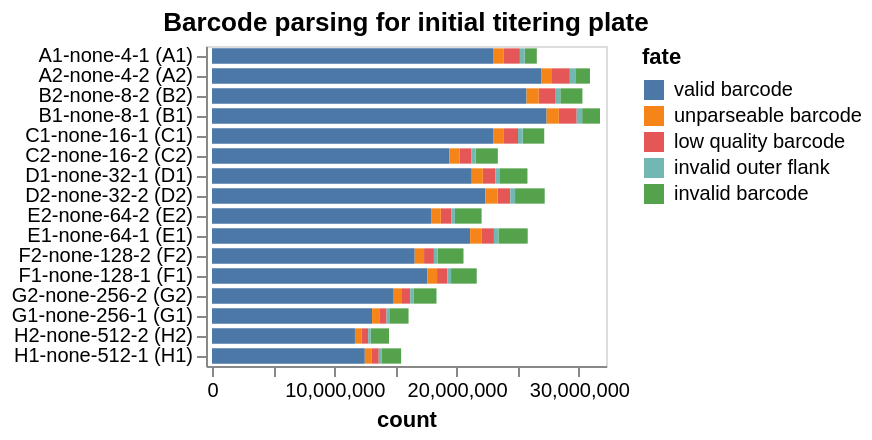

Source (notebook cell):
### Markdown cell above
## Statistics on barcode-parsing for each sample
Make interactive chart of the "fates" of the sequencing reads parsed for each sample on the plate.

If most sequencing reads are not "valid barcodes", this could potentially indicate some problem in the sequencing or barcode set you are parsing.

Potential fates are:
 - *valid barcode*: barcode that matches a known virus or neutralization standard, we hope most reads are this.
 - *invalid barcode*: a barcode with proper flanking sequences, but does not match a known virus or neutralization standard. If you  have a lot of reads of this type, it is probably a good idea to look at the invalid barcode CSVs (in the `./results/barcode_invalid/` subdirectory created by the pipeline) to see what these invalid barcodes are.
 - *unparseable barcode*: could not parse a barcode from this read as there was not a sequence of the correct length with the appropriate flanking sequence.
 - *low quality barcode*: low-quality or `N` nucleotides in barcode, could indicate problem with sequencing.
 - *failed chastity filter*: reads that failed the Illumina chastity filter, if these are reported in the FASTQ (they may not be).

Also, if the number of reads per sample is very uneven, that could indicate that you did not do a good job of balancing the different samples in the Illumina sequencing.

### Code cell
fates = (
    pd.concat([pd.read_csv(f).assign(well=f.strip(platedir).strip('_fates.csv')) for f, s in zip(fate_csvs, samples)])
    .merge(samples_df, validate="many_to_one", on="well")
    .assign(
        fate_counts=lambda x: x.groupby("fate")["count"].transform("sum"),
        sample_well=lambda x: x["sample"] + " (" + x["well"] + ")",
    )
    .query("fate_counts > 0")[  # only keep fates with at least one count
        ["fate", "count", "well", "sample_well", "dilution_factor"]
    ]
)

assert len(fates) == len(fates.drop_duplicates())


sample_wells = list(
    fates.sort_values(["dilution_factor"])["sample_well"]
)



fates_chart = (
    alt.Chart(fates)
    .encode(
        alt.X("count", scale=alt.Scale(nice=False, padding=3)),
        alt.Y(
            "sample_well",
            title=None,
            sort=sample_wells,
        ),
        alt.Color("fate", sort=sorted(fates["fate"].unique(), reverse=True)),
        alt.Order("fate", sort="descending"),
        tooltip=fates.columns.tolist(),
    )
    .mark_bar(height={"band": 0.85})
    .properties(
        height=alt.Step(10),
        width=200,
        title=f"Barcode parsing for initial titering plate",
    )
    .configure_axis(grid=False)
)

fates_chart

### Figure 1 — Vega-Lite specification as saved in the notebook (floating-point values rounded to 4 significant figures)
{"config": {"view": {"continuousWidth": 300, "continuousHeight": 300}, "axis": {"grid": false}}, "data": {"name": "data-dbdd2886232ecc2d1dc2b9e059ad3f15"}, "mark": {"type": "bar", "height": {"band": 0.85}}, "encoding": {"color": {"field": "fate", "sort": ["valid barcode", "unparseable barcode", "low quality barcode", "invalid outer flank", "invalid barcode"], "type": "nominal"}, "order": {"field": "fate", "sort": "descending", "type": "nominal"}, "tooltip": [{"field": "fate", "type": "nominal"}, {"field": "count", "type": "quantitative"}, {"field": "well", "type": "nominal"}, {"field": "sample_well", "type": "nominal"}, {"field": "dilution_factor", "type": "quantitative"}], "x": {"field": "count", "scale": {"nice": false, "padding": 3}, "type": "quantitative"}, "y": {"field": "sample_well", "sort": ["A1-none-4-1 (A1)", "A1-none-4-1 (A1)", "A1-none-4-1 (A1)", "A1-none-4-1 (A1)", "A1-none-4-1 (A1)", "A2-none-4-2 (A2)", "A2-none-4-2 (A2)", "A2-none-4-2 (A2)", "A2-none-4-2 (A2)", "A2-none-4-2 (A2)", "B2-none-8-2 (B2)", "B2-none-8-2 (B2)", "B2-none-8-2 (B2)", "B1-none-8-1 (B1)", "B1-none-8-1 (B1)", "B1-none-8-1 (B1)", "B1-none-8-1 (B1)", "B2-none-8-2 (B2)", "B2-none-8-2 (B2)", "B1-none-8-1 (B1)", "C1-none-16-1 (C1)", "C1-none-16-1 (C1)", "C2-none-16-2 (C2)", "C1-none-16-1 (C1)", "C2-none-16-2 (C2)", "C2-none-16-2 (C2)", "C1-none-16-1 (C1)", "C2-none-16-2 (C2)", "C2-none-16-2 (C2)", "C1-none-16-1 (C1)", "D1-none-32-1 (D1)", "D1-none-32-1 (D1)", "D2-none-32-2 (D2)", "D2-none-32-2 (D2)", "D2-none-32-2 (D2)", "D1-none-32-1 (D1)", "D1-none-32-1 (D1)", "D1-none-32-1 (D1)", "D2-none-32-2 (D2)", "D2-none-32-2 (D2)", "E2-none-64-2 (E2)", "E2-none-64-2 (E2)", "E2-none-64-2 (E2)", "E1-none-64-1 (E1)", "E1-none-64-1 (E1)", "E1-none-64-1 (E1)", "E2-none-64-2 (E2)", "E2-none-64-2 (E2)", "E1-none-64-1 (E1)", "E1-none-64-1 (E1)", "F2-none-128-2 (F2)", "F1-none-128-1 (F1)", "F1-none-128-1 (F1)", "F1-none-128-1 (F1)", "F1-none-128-1 (F1)", "F1-none-128-1 (F1)", "F2-none-128-2 (F2)", "F2-none-128-2 (F2)", "F2-none-128-2 (F2)", "F2-none-128-2 (F2)", "G2-none-256-2 (G2)", "G1-none-256-1 (G1)", "G1-none-256-1 (G1)", "G1-none-256-1 (G1)", "G2-none-256-2 (G2)", "G2-none-256-2 (G2)", "G1-none-256-1 (G1)", "G1-none-256-1 (G1)", "G2-none-256-2 (G2)", "G2-none-256-2 (G2)", "H2-none-512-2 (H2)", "H1-none-512-1 (H1)", "H1-none-512-1 (H1)", "H2-none-512-2 (H2)", "H2-none-512-2 (H2)", "H2-none-512-2 (H2)", "H1-none-512-1 (H1)", "H1-none-512-1 (H1)", "H1-none-512-1 (H1)", "H2-none-512-2 (H2)"], "title": null, "type": "nominal"}}, "height": {"step": 10}, "title": "Barcode parsing for initial titering plate", "width": 200, "$schema": "https://vega.github.io/schema/vega-lite/v6.1.0.json", "datasets": {"data-dbdd2886232ecc2d1dc2b9e059ad3f15": [{"fate": "valid barcode", "count": 27362809, "well": "B1", "sample_well": "B1-none-8-1 (B1)", "dilution_factor": 8}, {"fate": "low quality barcode", "count": 1461705, "well": "B1", "sample_well": "B1-none-8-1 (B1)", "dilution_factor": 8}, {"fate": "invalid barcode", "count": 1459776, "well": "B1", "sample_well": "B1-none-8-1 (B1)", "dilution_factor": 8}, {"fate": "unparseable barcode", "count": 999702, "well": "B1", "sample_well": "B1-none-8-1 (B1)", "dilution_factor": 8}, {"fate": "invalid outer flank", "count": 447221, "well": "B1", "sample_well": "B1-none-8-1 (B1)", "dilution_factor": 8}, {"fate": "valid barcode", "count": 13088485, "well": "G1", "sample_well": "G1-none-256-1 (G1)", "dilution_factor": 256}, {"fate": "invalid barcode", "count": 1575631, "well": "G1", "sample_well": "G1-none-256-1 (G1)", "dilution_factor": 256}, {"fate": "unparseable barcode", "count": 596133, "well": "G1", "sample_well": "G1-none-256-1 (G1)", "dilution_factor": 256}, {"fate": "low quality barcode", "count": 588057, "well": "G1", "sample_well": "G1-none-256-1 (G1)", "dilution_factor": 256}, {"fate": "invalid outer flank", "count": 224877, "well": "G1", "sample_well": "G1-none-256-1 (G1)", "dilution_factor": 256}, {"fate": "valid barcode", "count": 22987078, "well": "C1", "sample_well": "C1-none-16-1 (C1)", "dilution_factor": 16}, {"fate": "invalid barcode", "count": 1764143, "well": "C1", "sample_well": "C1-none-16-1 (C1)", "dilution_factor": 16}, {"fate": "low quality barcode", "count": 1151345, "well": "C1", "sample_well": "C1-none-16-1 (C1)", "dilution_factor": 16}, {"fate": "unparseable barcode", "count": 885319, "well": "C1", "sample_well": "C1-none-16-1 (C1)", "dilution_factor": 16}, {"fate": "invalid outer flank", "count": 382638, "well": "C1", "sample_well": "C1-none-16-1 (C1)", "dilution_factor": 16}, {"fate": "valid barcode", "count": 16578192, "well": "F2", "sample_well": "F2-none-128-2 (F2)", "dilution_factor": 128}, {"fate": "invalid barcode", "count": 2126355, "well": "F2", "sample_well": "F2-none-128-2 (F2)", "dilution_factor": 128}, {"fate": "low quality barcode", "count": 806463, "well": "F2", "sample_well": "F2-none-128-2 (F2)", "dilution_factor": 128}, {"fate": "unparseable barcode", "count": 764473, "well": "F2", "sample_well": "F2-none-128-2 (F2)", "dilution_factor": 128}, {"fate": "invalid outer flank", "count": 292974, "well": "F2", "sample_well": "F2-none-128-2 (F2)", "dilution_factor": 128}, {"fate": "valid barcode", "count": 12497013, "well": "H1", "sample_well": "H1-none-512-1 (H1)", "dilution_factor": 512}, {"fate": "invalid barcode", "count": 1611581, "well": "H1", "sample_well": "H1-none-512-1 (H1)", "dilution_factor": 512}, {"fate": "unparseable barcode", "count": 572581, "well": "H1", "sample_well": "H1-none-512-1 (H1)", "dilution_factor": 512}, {"fate": "low quality barcode", "count": 568615, "well": "H1", "sample_well": "H1-none-512-1 (H1)", "dilution_factor": 512}, {"fate": "invalid outer flank", "count": 217730, "well": "H1", "sample_well": "H1-none-512-1 (H1)", "dilution_factor": 512}, {"fate": "valid barcode", "count": 19426893, "well": "C2", "sample_well": "C2-none-16-2 (C2)", "dilution_factor": 16}, {"fate": "invalid barcode", "count": 1811704, "well": "C2", "sample_well": "C2-none-16-2 (C2)", "dilution_factor": 16}, {"fate": "low quality barcode", "count": 991888, "well": "C2", "sample_well": "C2-none-16-2 (C2)", "dilution_factor": 16}, {"fate": "unparseable barcode", "count": 807456, "well": "C2", "sample_well": "C2-none-16-2 (C2)", "dilution_factor": 16}, {"fate": "invalid outer flank", "count": 337485, "well": "C2", "sample_well": "C2-none-16-2 (C2)", "dilution_factor": 16}, {"fate": "valid barcode", "count": 21241355, "well": "D1", "sample_well": "D1-none-32-1 (D1)", "dilution_factor": 32}, {"fate": "invalid barcode", "count": 2245871, "well": "D1", "sample_well": "D1-none-32-1 (D1)", "dilution_factor": 32}, {"fate": "low quality barcode", "count": 1037268, "well": "D1", "sample_well": "D1-none-32-1 (D1)", "dilution_factor": 32}, {"fate": "unparseable barcode", "count": 906939, "well": "D1", "sample_well": "D1-none-32-1 (D1)", "dilution_factor": 32}, {"fate": "invalid outer flank", "count": 367339, "well": "D1", "sample_well": "D1-none-32-1 (D1)", "dilution_factor": 32}, {"fate": "valid barcode", "count": 17603180, "well": "F1", "sample_well": "F1-none-128-1 (F1)", "dilution_factor": 128}, {"fate": "invalid barcode", "count": 2100534, "well": "F1", "sample_well": "F1-none-128-1 (F1)", "dilution_factor": 128}, {"fate": "low quality barcode", "count": 834141, "well": "F1", "sample_well": "F1-none-128-1 (F1)", "dilution_factor": 128}, {"fate": "unparseable barcode", "count": 802786, "well": "F1", "sample_well": "F1-none-128-1 (F1)", "dilution_factor": 128}, {"fate": "invalid outer flank", "count": 308766, "well": "F1", "sample_well": "F1-none-128-1 (F1)", "dilution_factor": 128}, {"fate": "valid barcode", "count": 23036014, "well": "A1", "sample_well": "A1-none-4-1 (A1)", "dilution_factor": 4}, {"fate": "low quality barcode", "count": 1350919, "well": "A1", "sample_well": "A1-none-4-1 (A1)", "dilution_factor": 4}, {"fate": "invalid barcode", "count": 999722, "well": "A1", "sample_well": "A1-none-4-1 (A1)", "dilution_factor": 4}, {"fate": "unparseable barcode", "count": 793684, "well": "A1", "sample_well": "A1-none-4-1 (A1)", "dilution_factor": 4}, {"fate": "invalid outer flank", "count": 384108, "well": "A1", "sample_well": "A1-none-4-1 (A1)", "dilution_factor": 4}, {"fate": "valid barcode", "count": 14861562, "well": "G2", "sample_well": "G2-none-256-2 (G2)", "dilution_factor": 256}, {"fate": "invalid barcode", "count": 1889558, "well": "G2", "sample_well": "G2-none-256-2 (G2)", "dilution_factor": 256}, {"fate": "unparseable barcode", "count": 676759, "well": "G2", "sample_well": "G2-none-256-2 (G2)", "dilution_factor": 256}, {"fate": "low quality barcode", "count": 674561, "well": "G2", "sample_well": "G2-none-256-2 (G2)", "dilution_factor": 256}, {"fate": "invalid outer flank", "count": 256098, "well": "G2", "sample_well": "G2-none-256-2 (G2)", "dilution_factor": 256}, {"fate": "valid barcode", "count": 17920654, "well": "E2", "sample_well": "E2-none-64-2 (E2)", "dilution_factor": 64}, {"fate": "invalid barcode", "count": 2180935, "well": "E2", "sample_well": "E2-none-64-2 (E2)", "dilution_factor": 64}, {"fate": "low quality barcode", "count": 849373, "well": "E2", "sample_well": "E2-none-64-2 (E2)", "dilution_factor": 64}, {"fate": "unparseable barcode", "count": 790076, "well": "E2", "sample_well": "E2-none-64-2 (E2)", "dilution_factor": 64}, {"fate": "invalid outer flank", "count": 308298, "well": "E2", "sample_well": "E2-none-64-2 (E2)", "dilution_factor": 64}, {"fate": "valid barcode", "count": 25721911, "well": "B2", "sample_well": "B2-none-8-2 (B2)", "dilution_factor": 8}, {"fate": "invalid barcode", "count": 1810113, "well": "B2", "sample_well": "B2-none-8-2 (B2)", "dilution_factor": 8}, {"fate": "low quality barcode", "count": 1330134, "well": "B2", "sample_well": "B2-none-8-2 (B2)", "dilution_factor": 8}, {"fate": "unparseable barcode", "count": 998627, "well": "B2", "sample_well": "B2-none-8-2 (B2)", "dilution_factor": 8}, {"fate": "invalid outer flank", "count": 434504, "well": "B2", "sample_well": "B2-none-8-2 (B2)", "dilution_factor": 8}, {"fate": "valid barcode", "count": 11690040, "well": "H2", "sample_well": "H2-none-512-2 (H2)", "dilution_factor": 512}, {"fate": "invalid barcode", "count": 1499150, "well": "H2", "sample_well": "H2-none-512-2 (H2)", "dilution_factor": 512}, {"fate": "unparseable barcode", "count": 544329, "well": "H2", "sample_well": "H2-none-512-2 (H2)", "dilution_factor": 512}, {"fate": "low quality barcode", "count": 536900, "well": "H2", "sample_well": "H2-none-512-2 (H2)", "dilution_factor": 512}, {"fate": "invalid outer flank", "count": 205513, "well": "H2", "sample_well": "H2-none-512-2 (H2)", "dilution_factor": 512}, {"fate": "valid barcode", "count": 21107807, "well": "E1", "sample_well": "E1-none-64-1 (E1)", "dilution_factor": 64}, {"fate": "invalid barcode", "count": 2399016, "well": "E1", "sample_well": "E1-none-64-1 (E1)", "dilution_factor": 64}, {"fate": "low quality barcode", "count": 1029270, "well": "E1", "sample_well": "E1-none-64-1 (E1)", "dilution_factor": 64}, {"fate": "unparseable barcode", "count": 919760, "well": "E1", "sample_well": "E1-none-64-1 (E1)", "dilution_factor": 64}, {"fate": "invalid outer flank", "count": 363659, "well": "E1", "sample_well": "E1-none-64-1 (E1)", "dilution_factor": 64}, {"fate": "valid barcode", "count": 22361675, "well": "D2", "sample_well": "D2-none-32-2 (D2)", "dilution_factor": 32}, {"fate": "invalid barcode", "count": 2426374, "well": "D2", "sample_well": "D2-none-32-2 (D2)", "dilution_factor": 32}, {"fate": "low quality barcode", "count": 1035675, "well": "D2", "sample_well": "D2-none-32-2 (D2)", "dilution_factor": 32}, {"fate": "unparseable barcode", "count": 995535, "well": "D2", "sample_well": "D2-none-32-2 (D2)", "dilution_factor": 32}, {"fate": "invalid outer flank", "count": 390212, "well": "D2", "sample_well": "D2-none-32-2 (D2)", "dilution_factor": 32}, {"fate": "valid barcode", "count": 26915969, "well": "A2", "sample_well": "A2-none-4-2 (A2)", "dilution_factor": 4}, {"fate": "low quality barcode", "count": 1457167, "well": "A2", "sample_well": "A2-none-4-2 (A2)", "dilution_factor": 4}, {"fate": "invalid barcode", "count": 1196335, "well": "A2", "sample_well": "A2-none-4-2 (A2)", "dilution_factor": 4}, {"fate": "unparseable barcode", "count": 891117, "well": "A2", "sample_well": "A2-none-4-2 (A2)", "dilution_factor": 4}, {"fate": "invalid outer flank", "count": 449007, "well": "A2", "sample_well": "A2-none-4-2 (A2)", "dilution_factor": 4}]}}
